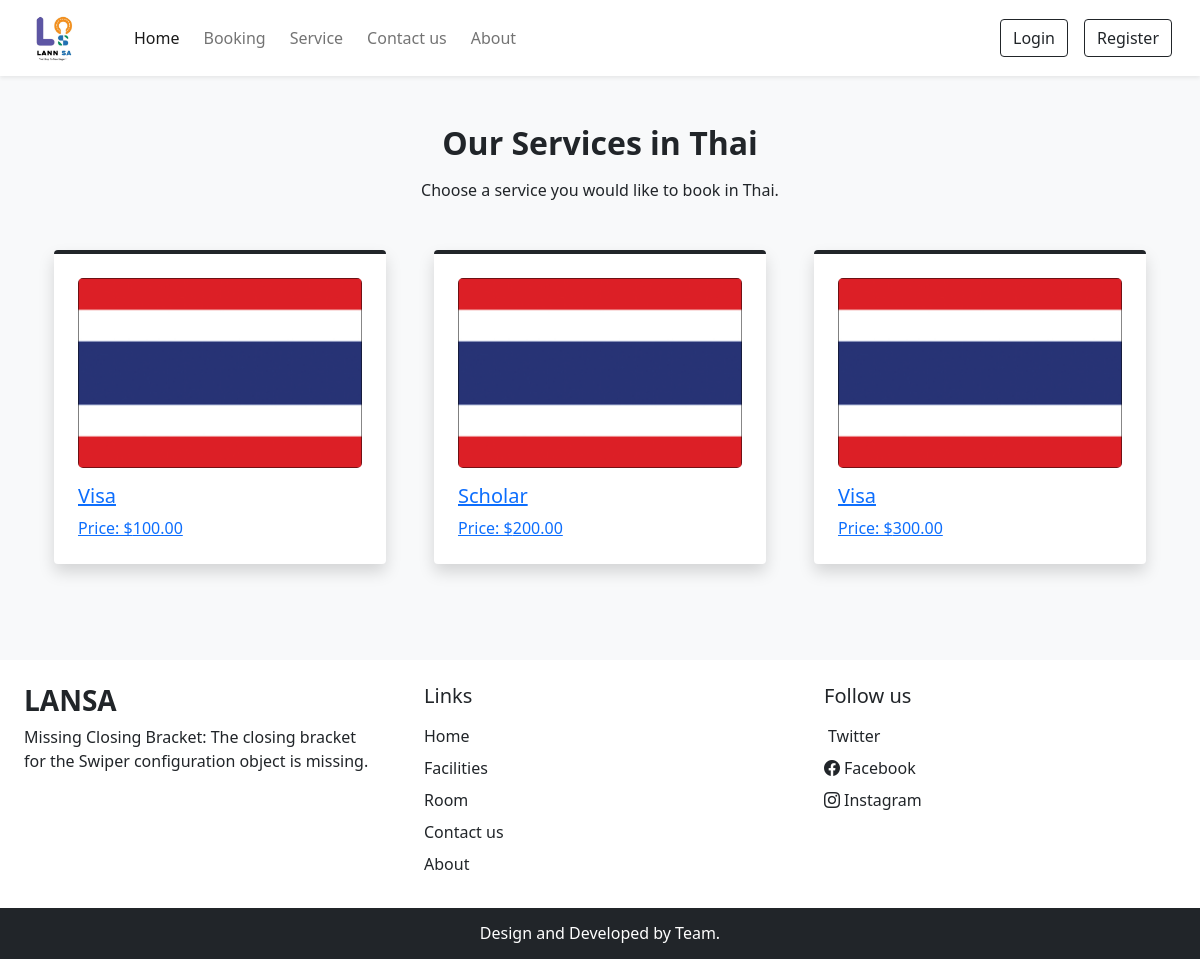
The app's page /services.php?country=Thai with its own data.
### tables this page shows
CREATE TABLE `logo_settings` (
  `id` int(11) NOT NULL,
  `logo_path` varchar(255) NOT NULL
);

CREATE TABLE `services` (
  `id` int(11) NOT NULL,
  `country_id` int(11) NOT NULL,
  `service_name` varchar(255) NOT NULL,
  `image_path` varchar(255) NOT NULL,
  `price` decimal(10,2) NOT NULL
);

### services.php (the view, shortened to what this page needs)
<?php
include('dbcon.php');
$country = isset($_GET['country']) ? $_GET['country'] : 'Unknown Country';
$countryQuery = $conn->prepare("SELECT id FROM countries WHERE name = ?");
$countryQuery->bind_param("s", $country);
$countryQuery->execute();
$countryResult = $countryQuery->get_result();
$countryData = $countryResult->fetch_assoc();
$countryId = $countryData['id'] ?? 0;
$serviceQuery = $conn->prepare("SELECT service_name, image_path, price FROM services WHERE country_id = ?");
$serviceQuery->bind_param("i", $countryId);
$serviceQuery->execute();
$serviceResult = $serviceQuery->get_result();
?>
<!DOCTYPE html>
<html lang="en">
<head>
    <link rel="stylesheet" href="path_to_your_bootstrap_css">
</head>
<body class="bg-light">
    <?php require('inc/header.php'); ?>
    <div class="my-5 px-4">
        <h2 class="fw-bold h-font text-center">Our Services in <?php echo htmlspecialchars($country); ?></h2>
        <p class="text-center mt-3">
            Choose a service you would like to book in <?php echo htmlspecialchars($country); ?>.
        </p>
    </div>
    <div class="container">
        <div class="row">
            <?php if ($serviceResult->num_rows > 0): ?>
                <?php while ($service = $serviceResult->fetch_assoc()): ?>
                    <?php
                        $imagePath = htmlspecialchars(trim($service['image_path']));
                        $correctedImagePath = 'admin/' . $imagePath;
                    ?>
                    <div class="col-lg-4 col-md-6 mb-5 px-4">
                        <div class="bg-white rounded shadow p-4 border-top border-4 border-dark pop">
                            <a href="booking.php?country=<?php echo urlencode($country); ?>&service=<?php echo urlencode($service['service_name']); ?>">
                                <img src="<?php echo $correctedImagePath; ?>" class="service-img" alt="<?php echo htmlspecialchars($service['service_name']); ?>">
                                <div class="mt-3">
                                    <h5><?php echo htmlspecialchars($service['service_name']); ?></h5>
                                    <p class="mb-0">Price: $<?php echo number_format($service['price'], 2); ?></p>
                                </div>
                            </a>
                        </div>
                    </div>
                <?php endwhile; ?>
            <?php else: ?>
                <p class="text-center">No services available for <?php echo htmlspecialchars($country); ?>.</p>
            <?php endif; ?>
        </div>
    </div>
    <?php require('inc/footer.php'); ?>
</body>
</html>

### inc/header.php (shortened to what this page needs)
<?php
require_once 'dbcon.php';
$sql = "SELECT logo_path FROM logo_settings ORDER BY id DESC LIMIT 1";
$result = $conn->query($sql);
if ($result && $result->num_rows > 0) {
    $row = $result->fetch_assoc();
    $logo_path = 'admin/' . $row['logo_path'];
} else {
    $logo_path = "../images/Logo/Lo.jpg";
}
?>
<!DOCTYPE html>
<html lang="en">
<head>
    <link href="https://cdn.jsdelivr.net/npm/bootstrap@5.0.2/dist/css/bootstrap.min.css" rel="stylesheet">
    <link href="https://cdnjs.cloudflare.com/ajax/libs/bootstrap-icons/1.8.1/font/bootstrap-icons.min.css" rel="stylesheet">
</head>
<body>
    <nav class="navbar navbar-expand-lg navbar-light bg-white px-lg-3 py-lg-2 shadow-sm sticky-top">
        <div class="container-fluid">
        <a class="navbar-brand me-5" href="index.php">
    <div class="logo-circle">
        <img src="<?php echo htmlspecialchars($logo_path); ?>" alt="Logo" class="logo-image">
    </div>
</a>
            <div class="collapse navbar-collapse" id="navbarSupportedContent">
                <ul class="navbar-nav me-auto mb-2 mb-lg-0">
                    <li class="nav-item">
                        <a class="nav-link active me-2" aria-current="page" href="index.php">Home</a>
                    </li>
                    <li class="nav-item">
                        <a class="nav-link me-2" href="booking.php">Booking</a>
                    </li>
                    <li class="nav-item">
                        <a class="nav-link me-2" href="services_display.php">Service</a>
                    </li>
                    <li class="nav-item">
                        <a class="nav-link me-2" href="index.php#contact">Contact us</a>
                    </li>
                    <li class="nav-item">
                        <a class="nav-link me-2" href="about.php">About</a>
                    </li>
                </ul>
                <div class="d-flex align-items-center">
                    <?php if (isset($_SESSION['loggedin']) && $_SESSION['loggedin']): ?>
                        <a href="edit_profile.php" class="btn btn-outline-dark shadow-none me-lg-3 me-2">Edit Profile</a>
                        <?php
                        $profile_picture = isset($_SESSION['profile_picture']) && !empty($_SESSION['profile_picture']) ? $_SESSION['profile_picture'] : 'uploads/default_image.svg';
                        ?>
                        <img src="<?php echo htmlspecialchars($profile_picture); ?>" alt="Profile Picture" class="rounded-circle" style="width: 40px; height: 40px;">
                    <?php else: ?>
                        <a href="login.php" class="btn btn-outline-dark shadow-none me-lg-3 me-2">Login</a>
                        <a href="register.php" class="btn btn-outline-dark shadow-none">Register</a>
                    <?php endif; ?>
                </div>
            </div>
        </div>
    </nav>
</body>
</html>

### services.php (style rules this page uses)
.service-img { width: 100%; height: auto; border-radius: 5px; }

### inc/header.php (style rules this page uses)
.logo-circle { width: 50px; height: 50px; border-radius: 50%; overflow: hidden; display: flex; align-items: center; justify-content: center; }
.logo-image { width: 100%; height: 100%; object-fit: cover; }

### records on screen
logo_settings: logo_path (picture)
services: image_path (picture), service_name "Visa", price "100.00"
services: image_path (picture), service_name "Scholar", price "200.00"
services: image_path (picture), service_name "Visa", price "300.00"

### other values on screen
$country "Thai"
